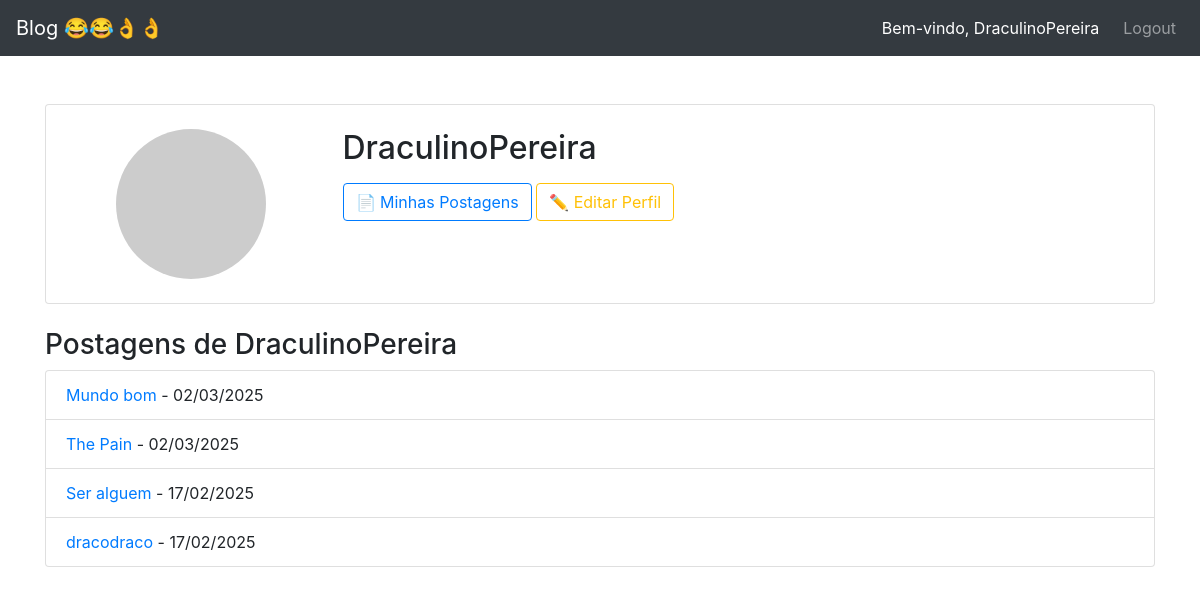
Page /accounts/profile/DraculinoPereira/ (signed in) on the earlier database version.
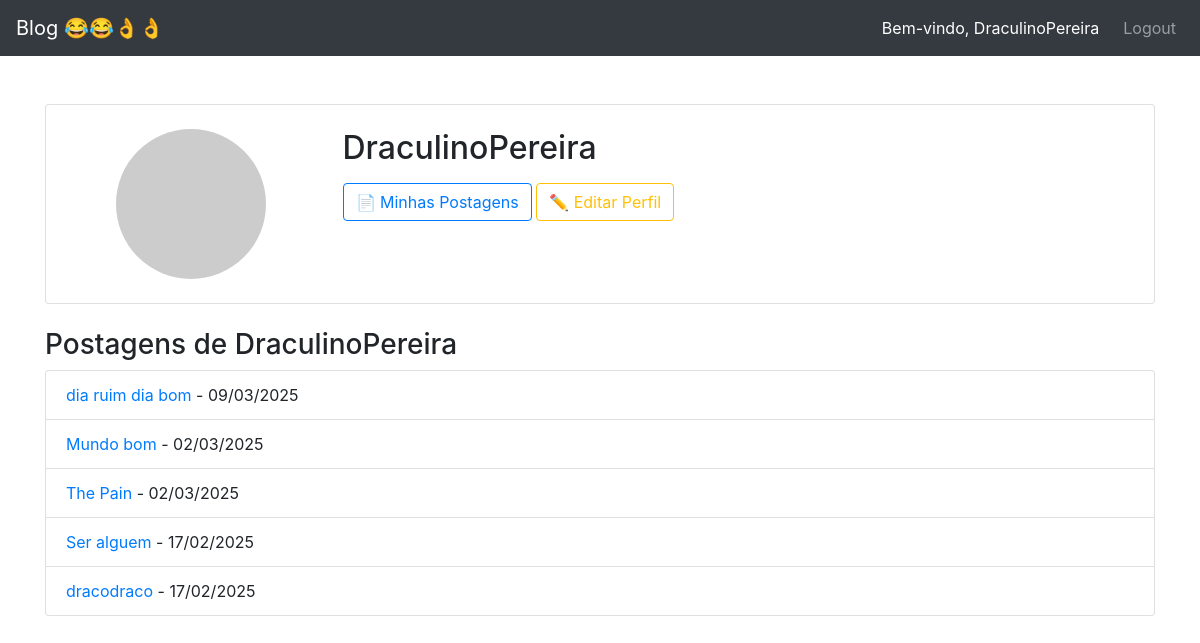
Same page on the later database version.
### blog/models.py (models this page shows, shortened)
class Post(models.Model):
    class NewManager(models.Manager):
        def get_queryset(self):
            return super().get_queryset().filter(status='published')
    options = (
        ('draft', 'Draft'),
        ('published', 'Published'),
    )
    title = models.CharField(max_length=255)
    excerpt = models.TextField(null=True)
    slug = models.SlugField(max_length=255, unique=True, blank=True)
    publish = models.DateTimeField(default=timezone.now)
    author = models.ForeignKey(User, on_delete=models.CASCADE, related_name='blog_posts')
    content = models.TextField()
    status = models.CharField(max_length=10, choices=options, default='draft')
    objects = models.Manager()
    newmanager = NewManager()
    likes = models.ManyToManyField(User, related_name='post_likes', blank=True)
    dislikes = models.ManyToManyField(User, related_name='post_dislikes', blank=True)
    image = models.ImageField(upload_to='post_images/', blank=True, null=True)
    def get_absolute_url(self):
        return reverse('blog:post_single', args=[self.slug])
    class Meta:
        ordering = ('-publish',)

### accounts/views.py (the view)
# urls.py: path('profile/<str:username>/', accounts_views.profile, name='profile'),
@login_required
def profile(request, username):
    profile_user = get_object_or_404(User, username=username)
    posts = Post.objects.filter(author=profile_user, status="published")
    return render(request, "accounts/profile.html", {"profile_user": profile_user, "posts": posts})

### accounts/templates/accounts/profile.html (shortened to what this page needs)
{% extends "base.html" %}
{% block content %}
<div class="container mt-5">
    <div class="card p-4">
        <div class="row">
            <div class="col-md-3 text-center">
                {% if user.profile.profile_picture %}
                    <img src="{{ user.profile.profile_picture.url }}" class="img-fluid rounded-circle" alt="Foto de perfil">
                {% else %}
                    <img src="https://via.placeholder.com/150" class="img-fluid rounded-circle" alt="Sem foto">
                {% endif %}
            </div>
            <div class="col-md-9">
                <h2>{{ user.username }}</h2>
                {% if user == request.user %}
                    <a href="{% url 'blog:user_posts' %}" class="btn btn-outline-primary mt-2">📄 Minhas Postagens</a>
                    <a href="{% url 'accounts:edit_profile' %}" class="btn btn-outline-warning mt-2">✏️ Editar Perfil</a>
                {% endif %}
            </div>
        </div>
    </div>
    <h3 class="mt-4">Postagens de {{ user.username }}</h3>
    {% if posts %}
        <ul class="list-group">
            {% for post in posts %}
                <li class="list-group-item">
                    <a href="{{ post.get_absolute_url }}">{{ post.title }}</a> - {{ post.publish|date:"d/m/Y" }}
                </li>
            {% endfor %}
        </ul>
    {% else %}
        <p>Este usuário ainda não publicou nada.</p>
    {% endif %}
</div>
{% endblock %}

### blog/templates/base.html (shortened to what this page needs)
<!doctype html>
<html lang="en">
<head>
    <link rel="stylesheet" href="https://stackpath.bootstrapcdn.com/bootstrap/4.4.1/css/bootstrap.min.css"
>
</head>
<body>
    <nav class="navbar navbar-expand-lg navbar-dark bg-dark">
        <a class="navbar-brand" href="http://127.0.0.1:8000/">Blog 😂😂👌👌</a>
        <div class="collapse navbar-collapse" id="navbarSupportedContent">
            <ul class="navbar-nav ml-auto">
                {% if user.is_authenticated %}
                <li class="nav-item">
                    <span class="navbar-text text-white mr-3">
                        Bem-vindo, <a href="{% url 'accounts:profile' user.username %}">{{ user.username }}</a>
                    </span>
                </li>
                <li class="nav-item">
                    <a class="nav-link" href="{% url 'blog:logout' %}"
                        onclick="event.preventDefault(); document.getElementById('logout-form').submit();">
                        Logout
                    </a>
                </li>
                {% else %}
                <li class="nav-item">
                    <a class="nav-link" href="{% url 'blog:login' %}">Login</a>
                </li>
                {% endif %}
            </ul>
        </div>
    </nav>
    {% block content %}
    {% endblock %}
</body>
</html>

Differences in the rows shown:
added Post: title "dia ruim dia bom", publish "09/03/2025"
